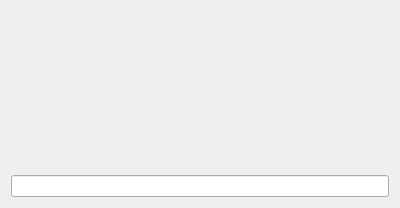
<?xml version="1.0" encoding="UTF-8"?>
<ui version="4.0">
 <class>Input</class>
 <widget class="QWidget" name="Input">
  <property name="geometry">
   <rect>
    <x>0</x>
    <y>0</y>
    <width>400</width>
    <height>208</height>
   </rect>
  </property>
  <property name="windowTitle">
   <string>Form</string>
  </property>
  <layout class="QVBoxLayout" name="verticalLayout">
   <item>
    <widget class="QLabel" name="labelContent">
     <property name="text">
      <string/>
     </property>
     <property name="alignment">
      <set>Qt::AlignBottom|Qt::AlignLeading|Qt::AlignLeft</set>
     </property>
     <property name="wordWrap">
      <bool>true</bool>
     </property>
    </widget>
   </item>
   <item>
    <widget class="QLineEdit" name="lineEditResult"/>
   </item>
  </layout>
 </widget>
 <resources/>
 <connections/>
</ui>
